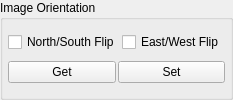
               <widget class="QGroupBox" name="groupBox_ImageSetting">
                <property name="title">
                 <string>Image Orientation</string>
                </property>
                <layout class="QVBoxLayout" name="verticalLayout_38">
                 <property name="spacing">
                  <number>2</number>
                 </property>
                 <property name="leftMargin">
                  <number>5</number>
                 </property>
                 <property name="topMargin">
                  <number>5</number>
                 </property>
                 <property name="rightMargin">
                  <number>5</number>
                 </property>
                 <property name="bottomMargin">
                  <number>5</number>
                 </property>
                 <item>
                  <layout class="QHBoxLayout" name="horizontalLayout_13">
                   <item>
                    <widget class="QCheckBox" name="checkBox_shortAxisFlip">
                     <property name="text">
                      <string>North/South Flip</string>
                     </property>
                    </widget>
                   </item>
                   <item>
                    <widget class="QCheckBox" name="checkBox_longAxisFlip">
                     <property name="text">
                      <string>East/West Flip</string>
                     </property>
                    </widget>
                   </item>
                  </layout>
                 </item>
                 <item>
                  <layout class="QHBoxLayout" name="horizontalLayout_18">
                   <item>
                    <widget class="QPushButton" name="pushButton_GetFlip">
                     <property name="text">
                      <string>Get</string>
                     </property>
                    </widget>
                   </item>
                   <item>
                    <widget class="QPushButton" name="pushButton_SetFlip">
                     <property name="text">
                      <string>Set</string>
                     </property>
                    </widget>
                   </item>
                  </layout>
                 </item>
                </layout>
               </widget>
